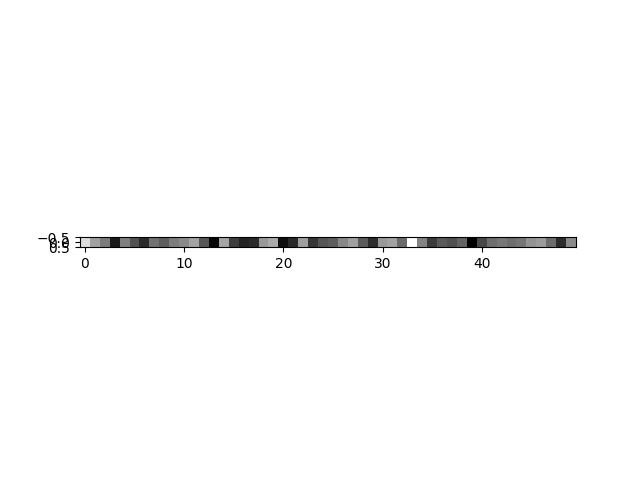

Recreate this plot in Python.
import torch.nn as nn
import torch

X = torch.linspace(0,10,1000)
trend = X*X+X-5

sezon = torch.sin(2*torch.pi*2*X)+torch.sin(2*torch.pi*40*X)

rezidual = torch.randn(1000)

serie = trend+sezon+rezidual/100

class AR(nn.Module):
    def __init__(self,p):
        super(AR, self).__init__()
        self.p = p
        self.params = nn.Parameter(torch.randn(p))
        

    def forward(self,y_serie):
        
        p= self.p
        Y = torch.zeros((len(y_serie)-p,p))

        for i in range(len(y_serie)-p):
            for j in range(p):
                Y[i][j] = y_serie[i+j]
        
        pred = Y@(self.params.T)
        
        loss = ((pred-y_serie[p:])**2).mean()+ torch.sum(torch.abs(self.params))
        return pred,loss
    
model = AR(50).to('cpu')

initial = model.params.detach().numpy()


optimizer = torch.optim.AdamW(params=model.parameters(),lr=0.01)

print(*model.parameters())

loss = torch.tensor([100])
___niter = 200

while loss.item()>10 and ___niter!=0:
    
    
    ___niter -=1
    optimizer.zero_grad()
    _,loss  = model(serie)
    loss.backward()

    
    with torch.no_grad():
        print(loss-torch.sum(torch.abs(model.params)))
    optimizer.step()
_,loss  = model(serie)
print(model.params)
print(loss) # loss final : 26 (fara eroarea de la l1)

import matplotlib.pyplot as plt

plt.imshow([model.params.detach().numpy()],cmap='gray')
plt.show()
